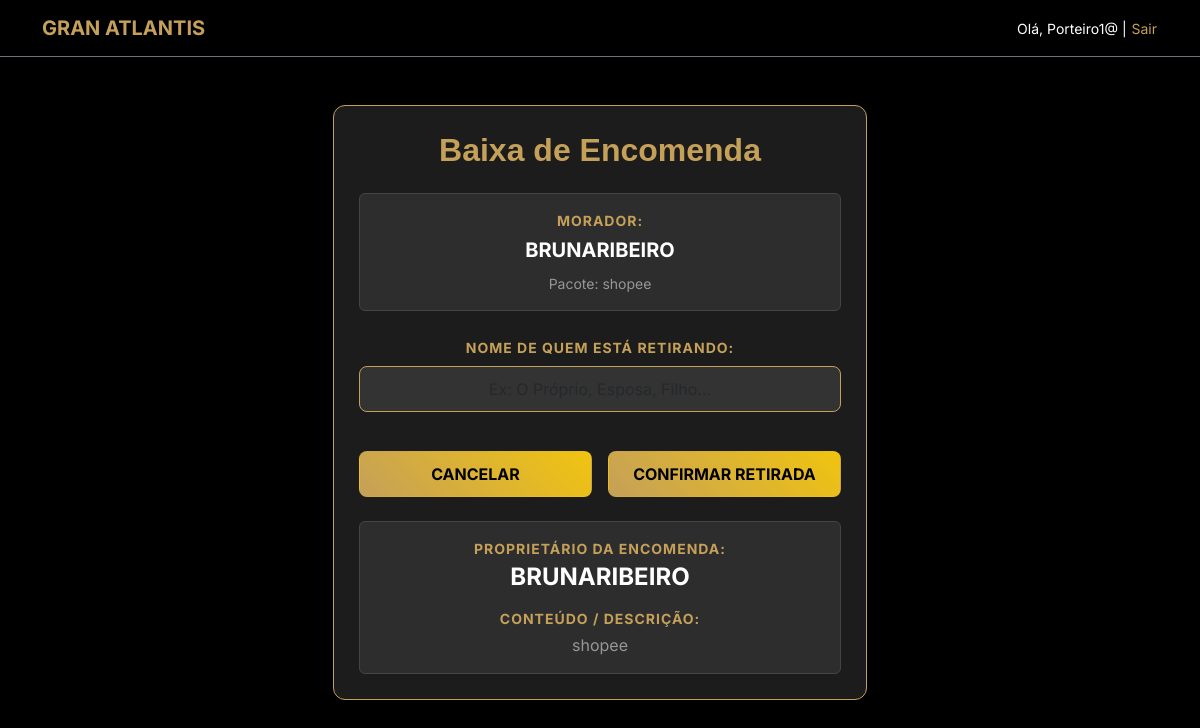
The app's page /encomenda/entregar/8/ (signed in) with its own data.
### core/models.py (models this page shows, shortened)
class Usuario(AbstractUser):
    class Role(models.TextChoices):
        SINDICO = "SINDICO", "Síndico"
        PORTEIRO = "PORTEIRO", "Porteiro"
        MORADOR = "MORADOR", "Morador"
    role = models.CharField(max_length=20, choices=Role.choices, default=Role.MORADOR)
    casa_bloco = models.CharField("Unidade/Casa", max_length=10, blank=True, null=True)
    telefone = models.CharField(max_length=15, blank=True)

class Encomenda(models.Model):
    morador = models.ForeignKey(settings.AUTH_USER_MODEL, on_delete=models.CASCADE, related_name='encomendas')
    descricao = models.CharField(max_length=255, verbose_name="Descrição do Pacote")
    data_recebimento = models.DateTimeField(default=timezone.now)
    entregue = models.BooleanField(default=False)
    data_entrega = models.DateTimeField(null=True, blank=True)
    retirado_por = models.CharField(max_length=100, null=True, blank=True, help_text="Nome de quem buscou")
    porteiro_entrega = models.ForeignKey(
        settings.AUTH_USER_MODEL,
        on_delete=models.SET_NULL,
        null=True,
        blank=True,
        related_name='entregas_realizadas'
    )

### core/views.py (the view, shortened to what this page needs)
# urls.py: path('encomenda/entregar/<int:pk>/', views.entregar_encomenda, name='entregar_encomenda'),
@login_required
def entregar_encomenda(request, pk):
    encomenda = get_object_or_404(Encomenda, pk=pk)
    return render(request, 'core/entregar_encomenda.html', {'encomenda': encomenda})

### core/templates/core/entregar_encomenda.html (shortened to what this page needs)
{% extends 'base.html' %}
{% block content %}
<div class="container mt-5">
    <div class="row justify-content-center">
        <div class="col-md-6">
            <div class="card-atlantis p-4 shadow-lg" style="background-color: #1a1a1a; border: 1px solid var(--gold-logo); border-radius: 12px;">
                <h2 class="text-center mb-4" style="color: var(--gold-logo); font-family: 'Poppins', sans-serif; font-weight: bold;">
                    Baixa de Encomenda
                </h2>
                <div class="p-3 mb-4 rounded text-center" style="background-color: #2d2d2d; border: 1px solid #444;">
                    <p class="mb-1 text-gold small text-uppercase fw-bold" style="letter-spacing: 1px;">Morador:</p>
                    <p class="mb-0 text-white fw-bold fs-5">
                        {% if encomenda.morador.get_full_name %}
                            {{ encomenda.morador.get_full_name }}
                        {% else %}
                            {{ encomenda.morador.username|upper }}
                        {% endif %}
                    </p>
                    <p class="mb-0 mt-2 text-white-50 small">Pacote: {{ encomenda.descricao|default:"Não informada" }}</p>
                </div>
                <form method="post">
                    <div class="mb-4 text-center">
                        <label class="form-label text-gold small fw-bold text-uppercase" style="letter-spacing: 1px;">
                            Nome de quem está retirando:
                        </label>
                        <input type="text" name="retirado_por"
                               class="form-control text-center py-2"
                               placeholder="Ex: O Próprio, Esposa, Filho..."
                               required autofocus
                               style="background: rgba(0,0,0,0.3); border: 1px solid var(--gold-logo); color: white; border-radius: 8px;">
                    </div>
                    <div class="d-flex gap-3 mb-4">
                        <a href="{% url 'core:dashboard' %}" class="btn btn-atlantis w-100 w-100 py-2 fw-bold text-uppercase">
                            Cancelar
                        </a>
                        <button type="submit" class="btn btn-atlantis w-100 py-2 fw-bold text-uppercase">
                            Confirmar Retirada
                        </button>
                    </div>
                    <div class="p-3 rounded text-center" style="background-color: #2d2d2d; border: 1px solid #444;">
                        <p class="mb-1 text-gold small text-uppercase fw-bold" style="letter-spacing: 1px;">Proprietário da Encomenda:</p>
                        <h4 class="text-white fw-bold mb-3">
                            {% if encomenda.morador.get_full_name %}
                                {{ encomenda.morador.get_full_name }}
                            {% else %}
                                {{ encomenda.morador.username|upper }}
                            {% endif %}
                        </h4>
                        <p class="mb-1 text-gold small text-uppercase fw-bold" style="letter-spacing: 1px;">Conteúdo / Descrição:</p>
                        <p class="text-white-50 mb-0">{{ encomenda.descricao|default:"Não informada" }}</p>
                    </div>
                </form>
            </div>
        </div>
    </div>
</div>
{% endblock %}

### core/templates/base.html (shortened to what this page needs)
{% load static %}
<!DOCTYPE html>
<html lang="pt-br">
<head>
    <link href="https://cdn.jsdelivr.net/npm/bootstrap@5.3.0/dist/css/bootstrap.min.css" rel="stylesheet">
    <link rel="stylesheet" href="https://cdn.jsdelivr.net/npm/bootstrap-icons@1.11.3/font/bootstrap-icons.min.css">
</head>
<body>
    <nav class="navbar navbar-dark bg-black border-bottom border-secondary mb-4">
        <div class="container">
            <a class="navbar-brand text-gold fw-bold" href="{% url 'core:dashboard' %}">GRAN ATLANTIS</a>
            {% if user.is_authenticated %}
    <span class="text-white small">Olá, {{ user.username }} |
        <form action="{% url 'logout' %}" method="post" style="display: inline;">
            <button type="submit" class="btn btn-link text-gold text-decoration-none p-0 m-0" style="font-size: 0.875rem; vertical-align: baseline;">
                Sair
            </button>
        </form>
    </span>
{% endif %}
    </nav>
    <div class="container">
        {% block content %}
        {% endblock %}

### core/templates/base.html (style rules this page uses)
:root { --bg-dark: #000000; --bg-card: #1c1c1c; --gold-logo: #d4af37; --text-white: #ffffff; --border-grey: #444444; }
body { background-color: var(--bg-dark) !important; color: var(--text-white) !important; font-family: 'Inter', sans-serif; margin: 0; }
.card-atlantis { background-color: var(--bg-card) !important; border: 1px solid var(--gold-logo) !important; border-radius: 12px !important; padding: 25px !important; margin-bottom: 20px; text-align: center; box-shadow: 0 4px 15px rgba(212, 175, 55, 0.1); }
h2, h3, h4, h5, p, span, small, label, .text-muted { color: var(--text-white) !important; opacity: 1 !important; }
.text-gold, h2, h5 { color: var(--gold-logo) !important; }
.btn-atlantis { background: linear-gradient(45deg, var(--gold-logo), #f1c40f) !important; color: #000000 !important; font-weight: bold !important; padding: 10px 20px !important; border-radius: 8px !important; text-decoration: none !important; display: block; width: 100%; margin-top: 15px; }
input, select, .form-control { background-color: #333333 !important; color: #ffffff !important; border: 1px solid var(--gold-logo) !important; padding: 10px !important; }

### records on screen
Usuario: username "Porteiro1@"
Encomenda: morador.username "BRUNARIBEIRO", descricao "shopee"
